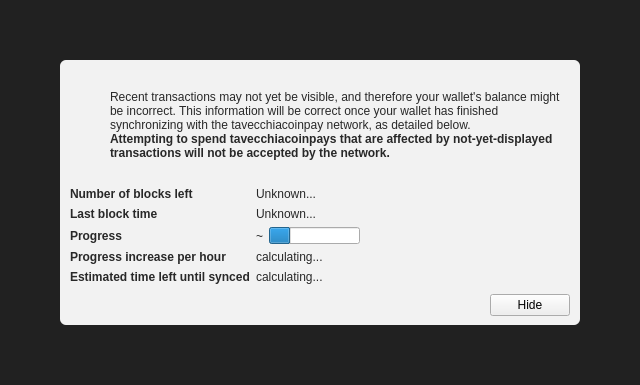
<?xml version="1.0" encoding="UTF-8"?>
<ui version="4.0">
 <class>ModalOverlay</class>
 <widget class="ModalOverlay" name="ModalOverlay">
  <property name="geometry">
   <rect>
    <x>0</x>
    <y>0</y>
    <width>640</width>
    <height>385</height>
   </rect>
  </property>
  <property name="windowTitle">
   <string>Form</string>
  </property>
  <layout class="QVBoxLayout" name="verticalLayout" stretch="0">
   <property name="sizeConstraint">
    <enum>QLayout::SetDefaultConstraint</enum>
   </property>
   <property name="leftMargin">
    <number>0</number>
   </property>
   <property name="topMargin">
    <number>0</number>
   </property>
   <property name="rightMargin">
    <number>0</number>
   </property>
   <property name="bottomMargin">
    <number>0</number>
   </property>
   <item>
    <widget class="QWidget" name="bgWidget" native="true">
     <property name="styleSheet">
      <string notr="true">#bgWidget { background: rgba(0,0,0,220); }</string>
     </property>
     <layout class="QVBoxLayout" name="verticalLayoutMain" stretch="1">
      <property name="leftMargin">
       <number>60</number>
      </property>
      <property name="topMargin">
       <number>60</number>
      </property>
      <property name="rightMargin">
       <number>60</number>
      </property>
      <property name="bottomMargin">
       <number>60</number>
      </property>
      <item>
       <widget class="QWidget" name="contentWidget" native="true">
        <property name="styleSheet">
         <string notr="true">#contentWidget { background: rgba(255,255,255,240); border-radius: 6px; }

QLabel { color: rgb(40,40,40);  }</string>
        </property>
        <layout class="QVBoxLayout" name="verticalLayoutSub" stretch="1,0,0,0">
         <property name="spacing">
          <number>0</number>
         </property>
         <property name="leftMargin">
          <number>10</number>
         </property>
         <property name="topMargin">
          <number>10</number>
         </property>
         <property name="rightMargin">
          <number>10</number>
         </property>
         <property name="bottomMargin">
          <number>10</number>
         </property>
         <item>
          <layout class="QHBoxLayout" name="horizontalLayoutIconText" stretch="0,1">
           <property name="topMargin">
            <number>20</number>
           </property>
           <item>
            <layout class="QVBoxLayout" name="verticalLayoutIcon">
             <property name="leftMargin">
              <number>0</number>
             </property>
             <item>
              <widget class="QPushButton" name="warningIcon">
               <property name="enabled">
                <bool>false</bool>
               </property>
               <property name="text">
                <string/>
               </property>
               <property name="icon">
                <iconset>
                 <normaloff>:/icons/warning</normaloff>
                 <disabledoff>:/icons/warning</disabledoff>:/icons/warning</iconset>
               </property>
               <property name="iconSize">
                <size>
                 <width>48</width>
                 <height>48</height>
                </size>
               </property>
               <property name="flat">
                <bool>true</bool>
               </property>
              </widget>
             </item>
             <item>
              <spacer name="verticalSpacerWarningIcon">
               <property name="orientation">
                <enum>Qt::Vertical</enum>
               </property>
               <property name="sizeHint" stdset="0">
                <size>
                 <width>20</width>
                 <height>40</height>
                </size>
               </property>
              </spacer>
             </item>
            </layout>
           </item>
           <item>
            <layout class="QVBoxLayout" name="verticalLayoutInfoText">
             <property name="leftMargin">
              <number>0</number>
             </property>
             <property name="topMargin">
              <number>0</number>
             </property>
             <item>
              <widget class="QLabel" name="infoText">
               <property name="text">
                <string>Recent transactions may not yet be visible, and therefore your wallet's balance might be incorrect. This information will be correct once your wallet has finished synchronizing with the tavecchiacoinpay network, as detailed below.</string>
               </property>
               <property name="textFormat">
                <enum>Qt::RichText</enum>
               </property>
               <property name="wordWrap">
                <bool>true</bool>
               </property>
              </widget>
             </item>
             <item>
              <widget class="QLabel" name="infoTextStrong">
               <property name="font">
                <font>
                 <weight>75</weight>
                 <bold>true</bold>
                </font>
               </property>
               <property name="text">
                <string>Attempting to spend tavecchiacoinpays that are affected by not-yet-displayed transactions will not be accepted by the network.</string>
               </property>
               <property name="textFormat">
                <enum>Qt::RichText</enum>
               </property>
               <property name="wordWrap">
                <bool>true</bool>
               </property>
              </widget>
             </item>
             <item>
              <spacer name="verticalSpacerInTextSpace">
               <property name="orientation">
                <enum>Qt::Vertical</enum>
               </property>
               <property name="sizeHint" stdset="0">
                <size>
                 <width>20</width>
                 <height>40</height>
                </size>
               </property>
              </spacer>
             </item>
            </layout>
           </item>
          </layout>
         </item>
         <item>
          <spacer name="verticalSpacerAfterText">
           <property name="orientation">
            <enum>Qt::Vertical</enum>
           </property>
           <property name="sizeHint" stdset="0">
            <size>
             <width>20</width>
             <height>40</height>
            </size>
           </property>
          </spacer>
         </item>
         <item>
          <layout class="QFormLayout" name="formLayout">
           <property name="fieldGrowthPolicy">
            <enum>QFormLayout::FieldsStayAtSizeHint</enum>
           </property>
           <property name="horizontalSpacing">
            <number>6</number>
           </property>
           <property name="verticalSpacing">
            <number>6</number>
           </property>
           <property name="topMargin">
            <number>10</number>
           </property>
           <item row="0" column="0">
            <widget class="QLabel" name="labelNumberOfBlocksLeft">
             <property name="font">
              <font>
               <weight>75</weight>
               <bold>true</bold>
              </font>
             </property>
             <property name="text">
              <string>Number of blocks left</string>
             </property>
            </widget>
           </item>
           <item row="0" column="1">
            <widget class="QLabel" name="numberOfBlocksLeft">
             <property name="text">
              <string>Unknown...</string>
             </property>
            </widget>
           </item>
           <item row="1" column="0">
            <widget class="QLabel" name="labelLastBlockTime">
             <property name="font">
              <font>
               <weight>75</weight>
               <bold>true</bold>
              </font>
             </property>
             <property name="text">
              <string>Last block time</string>
             </property>
            </widget>
           </item>
           <item row="1" column="1">
            <widget class="QLabel" name="newestBlockDate">
             <property name="sizePolicy">
              <sizepolicy hsizetype="Maximum" vsizetype="Preferred">
               <horstretch>0</horstretch>
               <verstretch>0</verstretch>
              </sizepolicy>
             </property>
             <property name="text">
              <string>Unknown...</string>
             </property>
            </widget>
           </item>
           <item row="2" column="0">
            <widget class="QLabel" name="labelSyncDone">
             <property name="font">
              <font>
               <weight>75</weight>
               <bold>true</bold>
              </font>
             </property>
             <property name="text">
              <string>Progress</string>
             </property>
            </widget>
           </item>
           <item row="2" column="1">
            <layout class="QHBoxLayout" name="horizontalLayoutSync" stretch="0,1">
             <item>
              <widget class="QLabel" name="percentageProgress">
               <property name="text">
                <string notr="true">~</string>
               </property>
              </widget>
             </item>
             <item>
              <widget class="QProgressBar" name="progressBar">
               <property name="value">
                <number>24</number>
               </property>
               <property name="format">
                <string/>
               </property>
              </widget>
             </item>
            </layout>
           </item>
           <item row="4" column="0">
            <widget class="QLabel" name="labelProgressIncrease">
             <property name="font">
              <font>
               <weight>75</weight>
               <bold>true</bold>
              </font>
             </property>
             <property name="text">
              <string>Progress increase per hour</string>
             </property>
            </widget>
           </item>
           <item row="4" column="1">
            <widget class="QLabel" name="progressIncreasePerH">
             <property name="text">
              <string>calculating...</string>
             </property>
            </widget>
           </item>
           <item row="5" column="0">
            <widget class="QLabel" name="labelEstimatedTimeLeft">
             <property name="font">
              <font>
               <weight>75</weight>
               <bold>true</bold>
              </font>
             </property>
             <property name="text">
              <string>Estimated time left until synced</string>
             </property>
            </widget>
           </item>
           <item row="5" column="1">
            <widget class="QLabel" name="expectedTimeLeft">
             <property name="text">
              <string>calculating...</string>
             </property>
            </widget>
           </item>
          </layout>
         </item>
         <item>
          <layout class="QHBoxLayout" name="horizontalLayoutButtons">
           <property name="leftMargin">
            <number>10</number>
           </property>
           <property name="topMargin">
            <number>10</number>
           </property>
           <item>
            <spacer name="horizontalSpacer">
             <property name="orientation">
              <enum>Qt::Horizontal</enum>
             </property>
             <property name="sizeHint" stdset="0">
              <size>
               <width>40</width>
               <height>20</height>
              </size>
             </property>
            </spacer>
           </item>
           <item>
            <widget class="QPushButton" name="closeButton">
             <property name="text">
              <string>Hide</string>
             </property>
            </widget>
           </item>
          </layout>
         </item>
        </layout>
       </widget>
      </item>
     </layout>
    </widget>
   </item>
  </layout>
 </widget>
 <customwidgets>
  <customwidget>
   <class>ModalOverlay</class>
   <extends>QWidget</extends>
   <header>qt/modaloverlay.h</header>
   <container>1</container>
  </customwidget>
 </customwidgets>
 <resources/>
 <connections/>
</ui>
